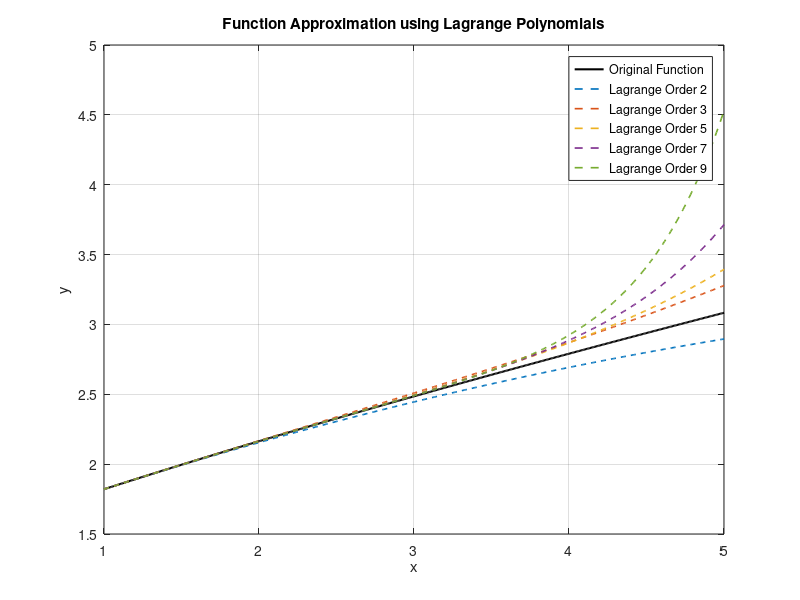
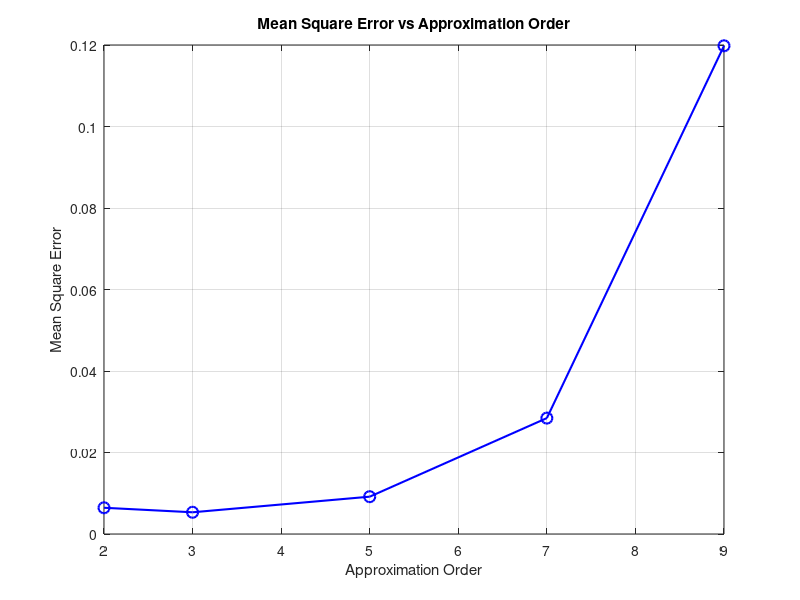

MATLAB code for these plots, in order:
%LAB2
% Define the function and range
f = @(x) (x + 1) ./ log((x + 2)); % Function definition from the list
x_range = linspace(1, 5, 500);    % Range of the function with 500 samples
y_actual = f(x_range);            % True values of the function

% Approximation orders
orders = [2, 3, 5, 7, 9];

% MSE for each order
errors = zeros(size(orders));

% Plot the original function
figure;
plot(x_range, y_actual, 'k-', 'LineWidth', 1.5); hold on;
legend_entries = {'Original Function'};

% Calculations for approximation orders
for i = 1:length(orders)
    n = orders(i); % Current order
    x_nodes = linspace(0, 1, n + 1); % Nodes for interpolation
    y_nodes = f(x_nodes);            % Evaluate function at nodes
    
    % Compute Lagrange Polynomial Coefficients
    coeffs = polyfit(x_nodes, y_nodes, n);
    
    % Evaluate the polynomial approximation
    y_approx = polyval(coeffs, x_range);
    
    % Calculate and store mean square error
    errors(i) = mean((y_actual - y_approx).^2);
    
    % Plot the approximation
    plot(x_range, y_approx, '--', 'LineWidth', 1.2);
    legend_entries{end+1} = sprintf('Lagrange Order %d', n);
end

% Final plot
legend(legend_entries, 'Location', 'Best');
title('Function Approximation using Lagrange Polynomials');
xlabel('x'); ylabel('y');
grid on;

% MSE Plot
figure;
plot(orders, errors, 'bo-', 'LineWidth', 1.5, 'MarkerSize', 8);
title('Mean Square Error vs Approximation Order');
xlabel('Approximation Order');
ylabel('Mean Square Error');
grid on;
% AV